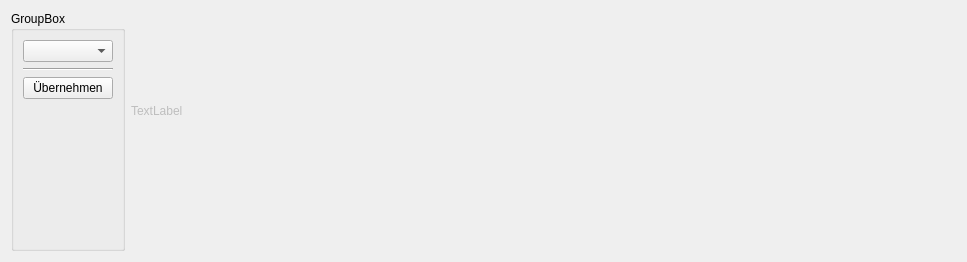
           <widget class="QWidget" name="tabSampleHolder">
            <attribute name="title">
             <string>Probenhalter</string>
            </attribute>
            <layout class="QHBoxLayout" name="horizontalLayout_46">
             <item>
              <widget class="QGroupBox" name="groupBoxSampleHolder">
               <property name="title">
                <string>GroupBox</string>
               </property>
               <layout class="QVBoxLayout" name="verticalLayout_23">
                <item>
                 <widget class="QComboBox" name="comboBoxSampleHolder">
                  <property name="sizePolicy">
                   <sizepolicy hsizetype="Minimum" vsizetype="Fixed">
                    <horstretch>0</horstretch>
                    <verstretch>0</verstretch>
                   </sizepolicy>
                  </property>
                  <property name="minimumSize">
                   <size>
                    <width>90</width>
                    <height>0</height>
                   </size>
                  </property>
                 </widget>
                </item>
                <item>
                 <widget class="Line" name="line_23">
                  <property name="orientation">
                   <enum>Qt::Horizontal</enum>
                  </property>
                 </widget>
                </item>
                <item>
                 <widget class="QPushButton" name="pushButtonApplyNewSampleHolder">
                  <property name="text">
                   <string>Übernehmen</string>
                  </property>
                 </widget>
                </item>
                <item>
                 <spacer name="verticalSpacer_28">
                  <property name="orientation">
                   <enum>Qt::Vertical</enum>
                  </property>
                  <property name="sizeHint" stdset="0">
                   <size>
                    <width>20</width>
                    <height>40</height>
                   </size>
                  </property>
                 </spacer>
                </item>
               </layout>
              </widget>
             </item>
             <item>
              <layout class="QVBoxLayout" name="verticalLayout_24">
               <item>
                <widget class="QLabel" name="labelDisplaySampleHolder">
                 <property name="enabled">
                  <bool>false</bool>
                 </property>
                 <property name="sizePolicy">
                  <sizepolicy hsizetype="Fixed" vsizetype="Fixed">
                   <horstretch>0</horstretch>
                   <verstretch>0</verstretch>
                  </sizepolicy>
                 </property>
                 <property name="minimumSize">
                  <size>
                   <width>200</width>
                   <height>200</height>
                  </size>
                 </property>
                 <property name="maximumSize">
                  <size>
                   <width>200</width>
                   <height>200</height>
                  </size>
                 </property>
                 <property name="text">
                  <string>TextLabel</string>
                 </property>
                 <property name="scaledContents">
                  <bool>true</bool>
                 </property>
                </widget>
               </item>
               <item>
                <spacer name="verticalSpacer_26">
                 <property name="orientation">
                  <enum>Qt::Vertical</enum>
                 </property>
                 <property name="sizeHint" stdset="0">
                  <size>
                   <width>20</width>
                   <height>40</height>
                  </size>
                 </property>
                </spacer>
               </item>
              </layout>
             </item>
             <item>
              <spacer name="horizontalSpacer_10">
               <property name="orientation">
                <enum>Qt::Horizontal</enum>
               </property>
               <property name="sizeHint" stdset="0">
                <size>
                 <width>625</width>
                 <height>20</height>
                </size>
               </property>
              </spacer>
             </item>
            </layout>
           </widget>
